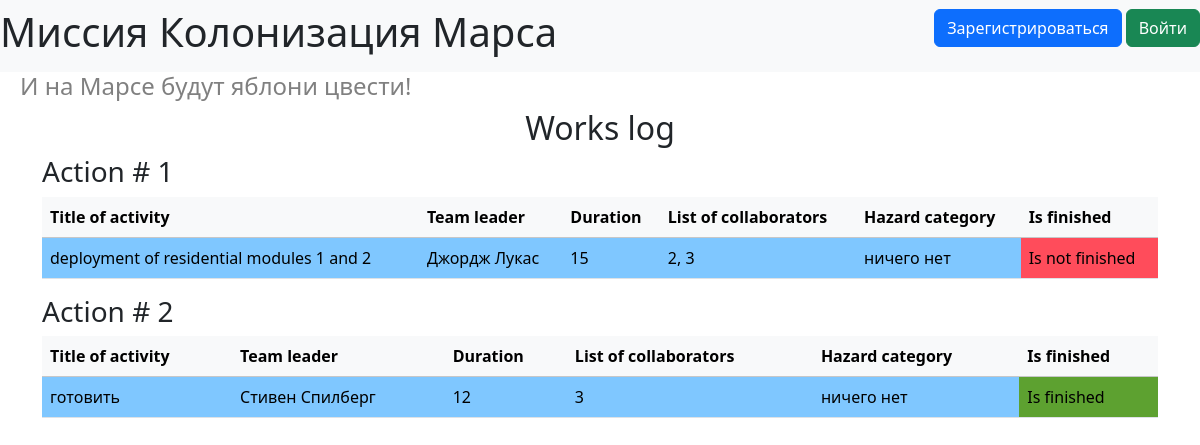
The app's page /index, older data.
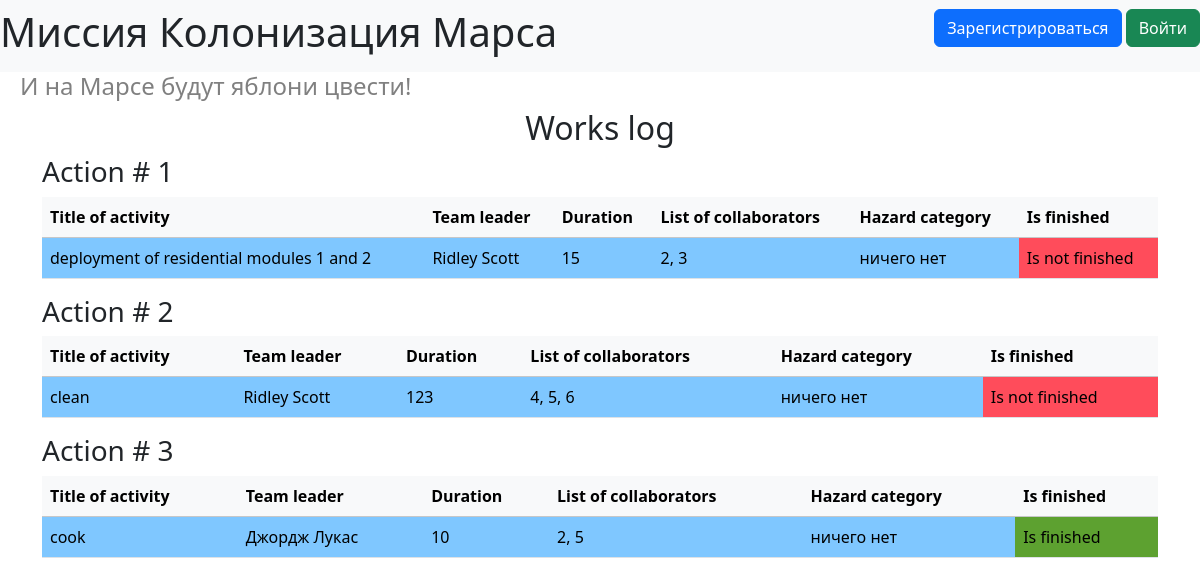
The same page, newer data.
### data/jobs.py (models this page shows)
class Job(db_session.SqlAlchemyBase, SerializerMixin):
    __tablename__ = 'jobs'
    id = sqlalchemy.Column(sqlalchemy.Integer, primary_key=True, autoincrement=True)
    team_leader = sqlalchemy.Column(sqlalchemy.Integer, sqlalchemy.ForeignKey("users.id"))
    job = sqlalchemy.Column(sqlalchemy.String, nullable=True)
    work_size = sqlalchemy.Column(sqlalchemy.Integer, nullable=True)
    collaborators = sqlalchemy.Column(sqlalchemy.String, nullable=True)
    start_date = sqlalchemy.Column(sqlalchemy.DateTime, default=datetime.datetime.now)
    end_date = sqlalchemy.Column(sqlalchemy.DateTime, nullable=True)
    is_finished = sqlalchemy.Column(sqlalchemy.Boolean, nullable=True)
    user = orm.relationship('User')
    categories = orm.relationship("Category",
                                  secondary="association",
                                  backref="jobs")

### data/users.py (models this page shows, shortened)
class User(db_session.SqlAlchemyBase, UserMixin, SerializerMixin):
    __tablename__ = 'users'
    id = sqlalchemy.Column(sqlalchemy.Integer,
                           primary_key=True, autoincrement=True)
    surname = sqlalchemy.Column(sqlalchemy.String, nullable=True)
    name = sqlalchemy.Column(sqlalchemy.String, nullable=True)
    age = sqlalchemy.Column(sqlalchemy.Integer, nullable=True)
    position = sqlalchemy.Column(sqlalchemy.String, nullable=True)
    speciality = sqlalchemy.Column(sqlalchemy.String, nullable=True)
    address = sqlalchemy.Column(sqlalchemy.String, nullable=True)
    email = sqlalchemy.Column(sqlalchemy.String,
                              index=True, unique=True, nullable=True)
    hashed_password = sqlalchemy.Column(sqlalchemy.String, nullable=True)
    modified_date = sqlalchemy.Column(sqlalchemy.DateTime,
                                     default=datetime.datetime.now)
    jobs = orm.relationship('Job', back_populates='user')
    departments = orm.relationship('Department', back_populates='user2')

### index2.py (the view)
@app.route('/')
@app.route('/index')
def index():
    db_sess = db_session.create_session()
    jobs = db_sess.query(Job).all()
    return render_template('index.html', title='Заготовка', jobs=jobs)

### data/db_session.py (called while the page is built)
def create_session() -> Session:
    global __factory
    return __factory()

### templates/index.html (shortened to what this page needs)
{% extends "base.html" %}
{% block content %}
<h2 align="center">Works log</h2>
{% for item in jobs %}
    <h3>Action # {{ item.id }}</h3>
    <table class="table">
        <thead>
            <tr class="table-light">
                <th scope="col">Title of activity</th>
                <th scope="col">Team leader</th>
                <th scope="col">Duration</th>
                <th scope="col">List of collaborators</th>
                <th scope="col">Hazard category</th>
                <th scope="col">Is finished</th>
            </tr>
        </thead>
        <tbody>
            <tr>
                <td style="background-color: #7fc7ff">{{ item.job }}</td>
                <td style="background-color: #7fc7ff">{{ item.user.name }} {{ item.user.surname }}</td>
                <td style="background-color: #7fc7ff">{{ item.work_size }}</td>
                <td style="background-color: #7fc7ff">{{ item.collaborators }}</td>
                {% if item.categories != [] %}
                    <td style="background-color: #7fc7ff">{{ item.categories[0].name }}</td>
                {% else %}
                    <td style="background-color: #7fc7ff">ничего нет</td>
                {% endif %}
                {% if item.is_finished == 0 %}
                    <td style="background-color: #ff4c5b">Is not finished</td>
                {% else %}
                    <td style="background-color: #5da130">Is finished</td>
                {% endif %}
            </tr>
        </tbody>
    </table>
{% endfor %}
{% endblock %}

### templates/base.html (shortened to what this page needs)
<!DOCTYPE html>
<html lang="en">
<head>
    <link href="https://cdn.jsdelivr.net/npm/bootstrap@5.3.4/dist/css/bootstrap.min.css"
          rel="stylesheet"
>
    <link rel="stylesheet" type="text/css" href="/static/css/style2.css" />
    </head>
    <body>
        <header>
            <nav class="navbar navbar-light bg-light">
                <h1>Миссия Колонизация Марса</h1>
                {% if current_user.is_authenticated %}
                    <a class="navbar-brand" href="/logout">{{ current_user.name }}</a>
                {% else %}
                    <p>
                        <a class="btn btn-primary " href="/register">Зарегистрироваться</a>
                        <a class="btn btn-success" href="/login">Войти</a>
                    </p>
                {% endif %}
            </nav>
            <h4>И на Марсе будут яблони цвести!</h4>
        </header>
    <main role="main" class="container">
        {% block content %}{% endblock %}
    </main>
    </body>
</html>

### static/css/style2.css (style rules this page uses)
h4 { color: rgb(128, 128, 128); padding-left: 20px; }

Row changes from the older to the newer data that the page shows:
changed Job "deployment of residential modules 1 and 2": user.name "Джордж" → "Ridley"; user.surname "Лукас" → "Scott"
changed Job id 2: job "готовить" → "clean"; user.name "Стивен" → "Ridley"; user.surname "Спилберг" → "Scott"; work_size "12" → "123"; collaborators "3" → "4, 5, 6"; is_finished "Is finished" → "Is not finished"
added Job: id "3", job "cook", user.name "Джордж", user.surname "Лукас", work_size "10", collaborators "2, 5", is_finished "Is finished"
